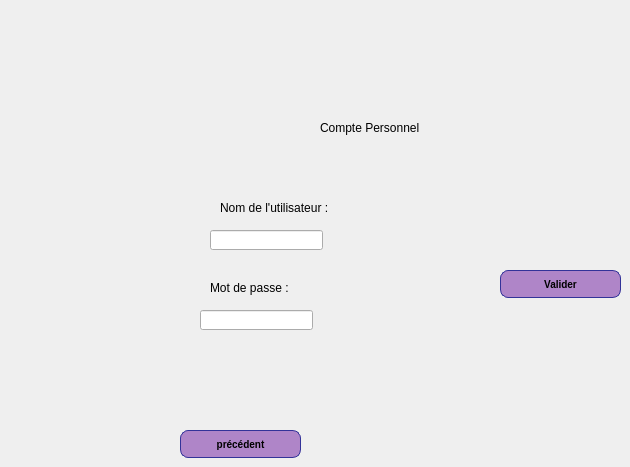
      <widget class="QWidget" name="page_9">
       <widget class="QLabel" name="label_64">
        <property name="geometry">
         <rect>
          <x>320</x>
          <y>120</y>
          <width>121</width>
          <height>16</height>
         </rect>
        </property>
        <property name="text">
         <string>Compte Personnel</string>
        </property>
       </widget>
       <widget class="QLabel" name="label_65">
        <property name="geometry">
         <rect>
          <x>220</x>
          <y>200</y>
          <width>131</width>
          <height>16</height>
         </rect>
        </property>
        <property name="text">
         <string>Nom de l'utilisateur :</string>
        </property>
       </widget>
       <widget class="QLineEdit" name="lineEdit_nu2">
        <property name="geometry">
         <rect>
          <x>210</x>
          <y>230</y>
          <width>113</width>
          <height>20</height>
         </rect>
        </property>
       </widget>
       <widget class="QLabel" name="label_66">
        <property name="geometry">
         <rect>
          <x>210</x>
          <y>280</y>
          <width>91</width>
          <height>16</height>
         </rect>
        </property>
        <property name="text">
         <string>Mot de passe :</string>
        </property>
       </widget>
       <widget class="QLineEdit" name="lineEdit_mdp2">
        <property name="geometry">
         <rect>
          <x>200</x>
          <y>310</y>
          <width>113</width>
          <height>20</height>
         </rect>
        </property>
       </widget>
       <widget class="QPushButton" name="pushButton_prec_menubagage">
        <property name="geometry">
         <rect>
          <x>180</x>
          <y>430</y>
          <width>121</width>
          <height>28</height>
         </rect>
        </property>
        <property name="font">
         <font>
          <pointsize>-1</pointsize>
          <weight>75</weight>
          <bold>true</bold>
         </font>
        </property>
        <property name="styleSheet">
         <string notr="true">QPushButton {
color: black;
background-color: rgb(175, 133, 200);
border-width: 1px;
border-color: #339;
border-style: solid;
border-radius: 8;
padding: 3px;
font-size: 10px;
padding-left: 5px;
padding-right: 5px;
min-width: 100px;
max-width: 300px;
min-height: 20px;
max-height: 50px;
}</string>
        </property>
        <property name="text">
         <string>précédent</string>
        </property>
       </widget>
       <widget class="QPushButton" name="pushButton_Loginbagage">
        <property name="geometry">
         <rect>
          <x>500</x>
          <y>270</y>
          <width>121</width>
          <height>28</height>
         </rect>
        </property>
        <property name="font">
         <font>
          <pointsize>-1</pointsize>
          <weight>75</weight>
          <bold>true</bold>
         </font>
        </property>
        <property name="styleSheet">
         <string notr="true">QPushButton {
color: black;
background-color: rgb(175, 133, 200);
border-width: 1px;
border-color: #339;
border-style: solid;
border-radius: 8;
padding: 3px;
font-size: 10px;
padding-left: 5px;
padding-right: 5px;
min-width: 100px;
max-width: 300px;
min-height: 20px;
max-height: 50px;
}</string>
        </property>
        <property name="text">
         <string>Valider</string>
        </property>
       </widget>
      </widget>
